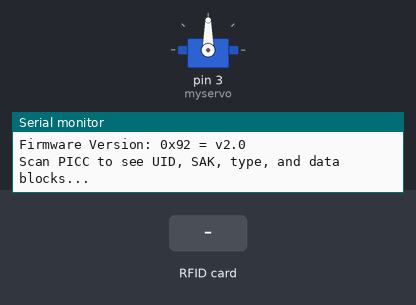
This sketch was run on a simulated Arduino Uno, built with avr-gcc and run on an emulated ATmega328P. Parts: servo, the last lines printed to the serial monitor. The test bench sets the inputs (shaded band).

Above: at 1.2 s.
1.3 s: RFID card 90 68 BE 11 held to the reader
At 2.1 s:
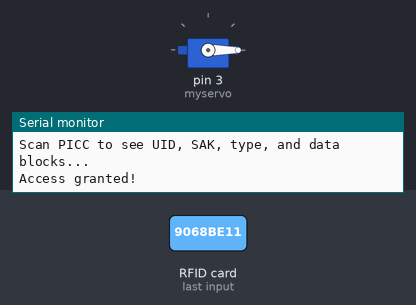
2.8 s: RFID card 5E 7A 19 C4 held to the reader
Timing chart, 0 to 5.8 s (numbered marks = the images above; inputs shaded):
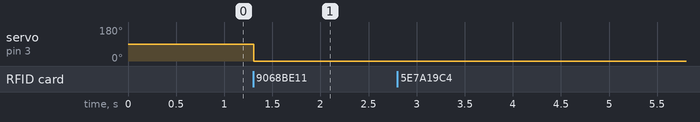

The sketch:

sketch_sep20a.ino
```cpp
#include <Servo.h>
#include <SPI.h>
#include <MFRC522.h>
#define RST_PIN 9 // Configurable, see typical pin layout above
#define SS_PIN 10 // Configurable, see typical pin layout above
Servo myservo;
//The card ID to which we will grant access
byte knownCard[] = {0x90, 0x68, 0xBE, 0x11};
MFRC522 mfrc522(SS_PIN, RST_PIN);

void setup() {
  myservo.attach(3);
  // put your setup code here, to run once:
  Serial.begin(9600); // Initialize serial communications with the PC
  while (!Serial); // Do nothing if no serial port is opened (added for Arduinos based on ATMEGA32U4)
  SPI.begin(); // Init SPI bus
  mfrc522.PCD_Init(); // Init MFRC522
  delay(4); // Optional delay. Some board do need more time after init to be ready, see Readme
  mfrc522.PCD_DumpVersionToSerial(); // Show details of PCD - MFRC522 Card Reader details
  Serial.println(F("Scan PICC to see UID, SAK, type, and data blocks..."));
}

bool correctCard=false;
void loop() {
//  myservo.write(0);
//  delay(1000);
//  myservo.write(90);
//  delay(1000);
//  myservo.write(180);
//  delay(1000);
  // check if a card is near the reader
  if ( ! mfrc522.PICC_IsNewCardPresent()) {
  return;
  }
  // read the card ID
  if ( ! mfrc522.PICC_ReadCardSerial()) {
  return;
  }
  // check if the card has access
  if(compareUID(mfrc522.uid.uidByte, knownCard, mfrc522.uid.size)) {
    Serial.println("Access granted!");
    correctCard=true;
    myservo.write(0);
//    myservo.write(180);
//    delay(1000);
  } else {
    correctCard=false;
    Serial.println("Access Denied!!");
  }
}
//a helper function to compare cards' id
bool compareUID(byte* uid1, byte* uid2, byte size) {
for (byte i=0; i < size; i++){
if (uid1[i] != uid2[i]) {
return false; // card does not match our card
}
}
return true; //it is our card
}
```

Measured:
- after the input at 1.3 s, servo on pin 3 (myservo): 90° → 0° at once
